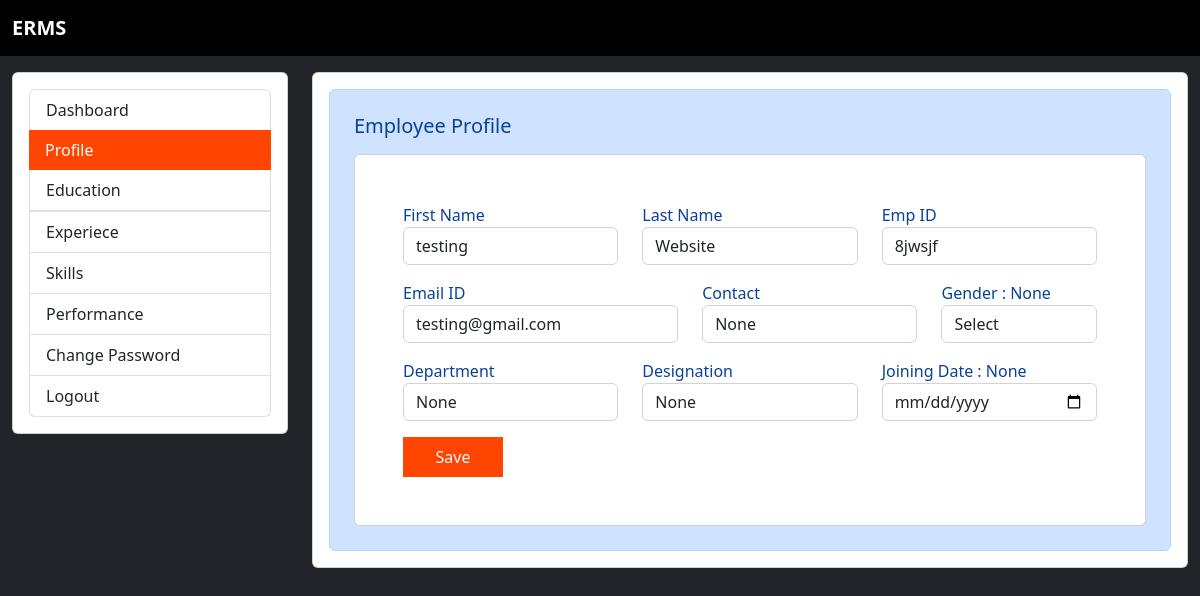
Page /emp_profile (signed in) on the earlier database version.
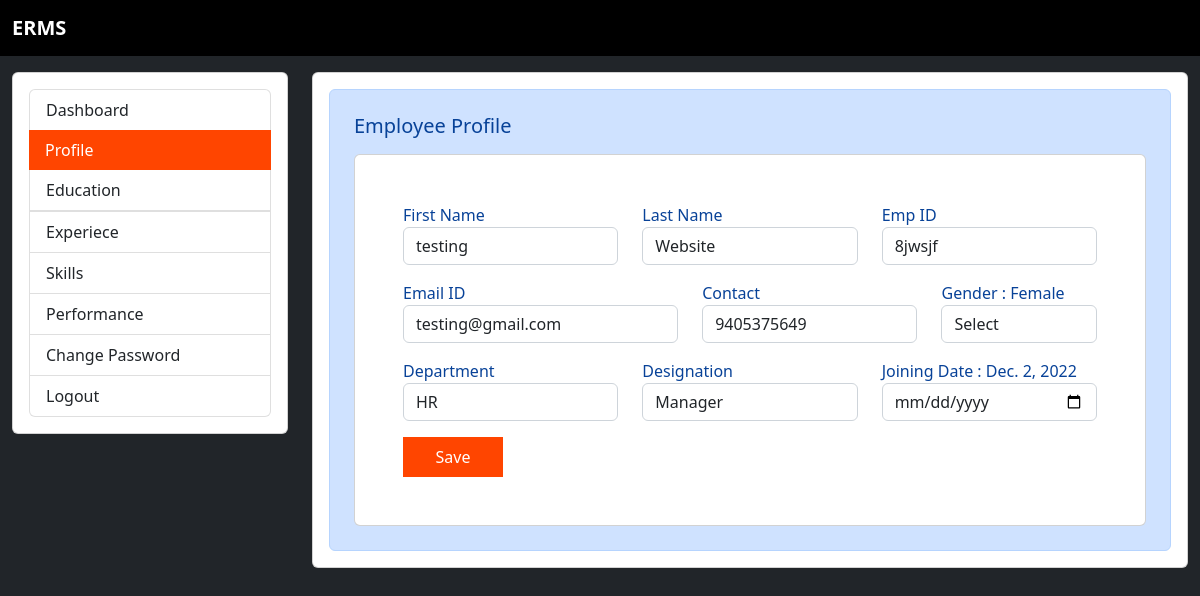
Same page on the later database version.
### Application/models.py (models this page shows, shortened)
class EmployeeDetail(models.Model):
    user = models.ForeignKey(User,on_delete=models.CASCADE) #used to store pass , email , name
    emp_id = models.CharField(max_length=50)
    department = models.CharField(max_length=100,null=True)
    designation = models.CharField(max_length=100,null=True)
    contact = models.CharField(max_length=15,null=True)
    gender = models.CharField(max_length=50,null=True)
    joiningDate = models.DateField(null=True)

### Application/views.py (the view, shortened to what this page needs)
# urls.py: path('emp_profile',views.emp_profile,name="emp_profile"),
def emp_profile(request):
    if not request.user.is_authenticated:
        return redirect('emp_login')
    user = request.user #current user
    employee = EmployeeDetail.objects.get(user=user)
    return render(request, 'emp_profile.html',locals())

### Application/templates/emp_profile.html (shortened to what this page needs)
{% extends 'design_base.html' %}
{% block data %}
<div class="card-body">
    <div class="alert alert-primary m-0 p-md-4" role="alert">
        <h5 class="mb-3">Employee Profile</h5>
        <div class="card">
            <div class="card-body p-md-5">
                <form action="" method="post" name="change" onsubmit="return confirm('confirm save changes')">
                    <div class="row">
                        <div class="col-md-4">
                            <label for="firstname">First Name</label>
                            <input type="text" class="form-control" placeholder="First Name"
                                name="firstname" id="firstname" value="{{user.first_name}}">
                        </div>
                        <div class="col-md-4">
                            <label for="lastname">Last Name</label>
                            <input type="text" class="form-control" placeholder="Last Name"
                                name="lastname" id="lastname" value="{{user.last_name}}">
                        </div>
                        <div class="col-md-4">
                            <label for="emp_id">Emp ID</label>
                            <input type="text" class="form-control" placeholder="Employee ID"
                                name="emp_id" id="emp_id" value="{{employee.emp_id}}" class="field left" readonly>
                        </div>
                    </div>
                    <div class="row my-md-3 my-1">
                        <div class="col-md-5">
                            <label for="email">Email ID</label>
                            <input type="text" class="form-control" placeholder="Email"
                                name="email" id="email" value="{{user.username}}">
                        </div>
                        <div class="col-md-4">
                            <label for="contact">Contact</label>
                            <input type="tel" class="form-control" placeholder="Contact"
                                name="contact" id="contact" value="{{employee.contact}}">
                        </div>
                        <div class="col-md-3">
                            <label for="gender">Gender : {{employee.gender}}</label>
                            <select name="gender" id="gender" class="form-control">
                                <option value="none">Select</option>
                            </select>
                        </div>
                    </div>
                    <div class="row">
                        <div class="col-md-4">
                            <label for="department">Department</label>
                            <input type="text" class="form-control" placeholder="Department"
                                name="department" id="department" value="{{employee.department}}">
                        </div>
                        <div class="col-md-4">
                            <label for="designation">Designation</label>
                            <input type="text" class="form-control" placeholder="Designation"
                                name="designation" id="designation" value="{{employee.designation}}">
                        </div>
                        <div class="col-md-4">
                            <label for="joiningDate">Joining Date : {{employee.joiningDate}}</label>
                            <input type="date" class="form-control" placeholder="Joining Date"
                                name="joiningDate" id="joiningDate">
                        </div>
                    </div>
                    <div class="col-md-12">
                        <a href=""><button class="btn mt-3 p-2"
                                style="border: 0px;border-radius: 0px;background-color: orangered;color: white;width:100px;"
                                type="submit">Save</button></a>
                    </div>
                </form>
            </div>
        </div>
    </div>
</div>
{% endblock data %}

### Application/templates/design_base.html (shortened to what this page needs)
<!doctype html>
<html lang="en">
  <head>
    <link href="https://cdn.jsdelivr.net/npm/bootstrap@5.2.3/dist/css/bootstrap.min.css" rel="stylesheet">
  </head>
  <body>
    <nav class="navbar navbar-expand-lg bg-black navbar-dark">
        <div class="container-fluid">
            <a class="navbar-brand" href="{% url 'index' %}"><b>ERMS</b></a>
        </div>
    </nav>
  <div class="container-fluid bg-dark">
      <div class="row">
          <div class="col-md-3 mt-3">
              <div class="card">
                  <div class="card-body">
                      <div class="list-group">
                          <a href="{% url 'emp_Interface' %}" class="list-group-item list-group-item list-group-item-action {% if request.path == '/emp_Interface' %}active{% endif %}">Dashboard</a>
                          <a href="{% url 'emp_profile' %}" class="list-group-item list-group-item-action {% if request.path == '/emp_profile' %}active{% endif %}">Profile</a>
                          <a href="{% url 'emp_education' %}" class="list-group-item list-group-item-action {% if request.path == '/emp_education' %}active{% endif %}">Education</a>
                          <a href="" class="list-group-item list-group-item-action">Experiece</a>
                          <a href="" class="list-group-item list-group-item-action">Skills</a>
                          <a href="" class="list-group-item list-group-item-action">Performance</a>
                          <a href="{% url 'emp_changePassword' %}" class="list-group-item list-group-item-action {% if request.path == '/emp_changePassword' %}active{% endif %}">Change Password</a>
                          <a href="{% url 'emp_logout' %}" class="list-group-item list-group-item-action {% if request.path == '/emp_logout' %}active{% endif %}" onclick="return confirm('Confirm Logout ? \n user : {{user.username}}')">Logout</a>
                      </div>
                  </div>
              </div>
          </div>
          <div class="col-md-9 mt-3">
              <div class="card">
                {% block data %}
                {% endblock data %}
              </div>
          </div>
      </div>
  </div>
  </body>
</html>

### Application/templates/design_base.html (style rules this page uses)
body { background-color:#212529; }
.card .card-body .active { background-color:orangered; border:0px; }

Differences in the rows shown:
changed EmployeeDetail "8jwsjf": contact "None" → "9405375649"; gender "None" → "Female"; department "None" → "HR"; designation "None" → "Manager"; joiningDate "None" → "Dec. 2, 2022"
